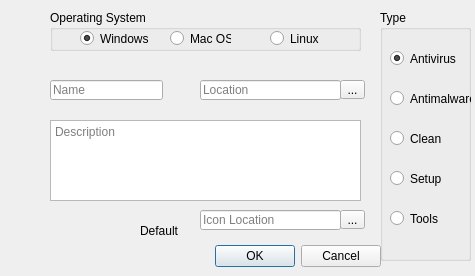
<?xml version="1.0" encoding="UTF-8"?>
<ui version="4.0">
 <class>diaAddProg</class>
 <widget class="QDialog" name="diaAddProg">
  <property name="geometry">
   <rect>
    <x>0</x>
    <y>0</y>
    <width>475</width>
    <height>276</height>
   </rect>
  </property>
  <property name="windowTitle">
   <string>Add Program</string>
  </property>
  <property name="windowIcon">
   <iconset>
    <normaloff>Icons/Arcadia.ico</normaloff>Icons/Arcadia.ico</iconset>
  </property>
  <widget class="QDialogButtonBox" name="buttonBox">
   <property name="geometry">
    <rect>
     <x>40</x>
     <y>240</y>
     <width>341</width>
     <height>32</height>
    </rect>
   </property>
   <property name="orientation">
    <enum>Qt::Horizontal</enum>
   </property>
   <property name="standardButtons">
    <set>QDialogButtonBox::Cancel|QDialogButtonBox::Ok</set>
   </property>
  </widget>
  <widget class="QLineEdit" name="tbxName">
   <property name="geometry">
    <rect>
     <x>50</x>
     <y>80</y>
     <width>113</width>
     <height>20</height>
    </rect>
   </property>
   <property name="placeholderText">
    <string>Name</string>
   </property>
  </widget>
  <widget class="QLineEdit" name="tbxLocation">
   <property name="geometry">
    <rect>
     <x>200</x>
     <y>80</y>
     <width>141</width>
     <height>20</height>
    </rect>
   </property>
   <property name="placeholderText">
    <string>Location</string>
   </property>
   <property name="clearButtonEnabled">
    <bool>false</bool>
   </property>
  </widget>
  <widget class="QToolButton" name="tbtnLocation">
   <property name="geometry">
    <rect>
     <x>340</x>
     <y>80</y>
     <width>25</width>
     <height>19</height>
    </rect>
   </property>
   <property name="text">
    <string>...</string>
   </property>
  </widget>
  <widget class="QPlainTextEdit" name="tbxDescription">
   <property name="geometry">
    <rect>
     <x>50</x>
     <y>120</y>
     <width>311</width>
     <height>81</height>
    </rect>
   </property>
   <property name="placeholderText">
    <string>Description</string>
   </property>
  </widget>
  <widget class="QToolButton" name="tbtnItemLocation">
   <property name="geometry">
    <rect>
     <x>340</x>
     <y>210</y>
     <width>25</width>
     <height>19</height>
    </rect>
   </property>
   <property name="text">
    <string>...</string>
   </property>
  </widget>
  <widget class="QLineEdit" name="tbxItemLocation">
   <property name="geometry">
    <rect>
     <x>200</x>
     <y>210</y>
     <width>141</width>
     <height>20</height>
    </rect>
   </property>
   <property name="placeholderText">
    <string>Icon Location</string>
   </property>
   <property name="clearButtonEnabled">
    <bool>false</bool>
   </property>
  </widget>
  <widget class="QLabel" name="iconView">
   <property name="geometry">
    <rect>
     <x>140</x>
     <y>210</y>
     <width>41</width>
     <height>41</height>
    </rect>
   </property>
   <property name="text">
    <string>Default</string>
   </property>
  </widget>
  <widget class="QGroupBox" name="gbxType">
   <property name="geometry">
    <rect>
     <x>380</x>
     <y>10</y>
     <width>91</width>
     <height>251</height>
    </rect>
   </property>
   <property name="title">
    <string>Type</string>
   </property>
   <widget class="QRadioButton" name="rbnAntivirus">
    <property name="geometry">
     <rect>
      <x>10</x>
      <y>40</y>
      <width>82</width>
      <height>17</height>
     </rect>
    </property>
    <property name="text">
     <string>Antivirus</string>
    </property>
    <property name="checked">
     <bool>true</bool>
    </property>
   </widget>
   <widget class="QRadioButton" name="rbnAntimalware">
    <property name="geometry">
     <rect>
      <x>10</x>
      <y>80</y>
      <width>82</width>
      <height>17</height>
     </rect>
    </property>
    <property name="text">
     <string>Antimalware</string>
    </property>
   </widget>
   <widget class="QRadioButton" name="rbnClean">
    <property name="geometry">
     <rect>
      <x>10</x>
      <y>120</y>
      <width>82</width>
      <height>17</height>
     </rect>
    </property>
    <property name="text">
     <string>Clean</string>
    </property>
   </widget>
   <widget class="QRadioButton" name="rbnSetup">
    <property name="geometry">
     <rect>
      <x>10</x>
      <y>160</y>
      <width>82</width>
      <height>17</height>
     </rect>
    </property>
    <property name="text">
     <string>Setup</string>
    </property>
   </widget>
   <widget class="QRadioButton" name="rbnTools">
    <property name="geometry">
     <rect>
      <x>10</x>
      <y>200</y>
      <width>82</width>
      <height>17</height>
     </rect>
    </property>
    <property name="text">
     <string>Tools</string>
    </property>
   </widget>
  </widget>
  <widget class="QGroupBox" name="gbxOS">
   <property name="geometry">
    <rect>
     <x>50</x>
     <y>10</y>
     <width>311</width>
     <height>41</height>
    </rect>
   </property>
   <property name="title">
    <string>Operating System</string>
   </property>
   <widget class="QRadioButton" name="rbnWindows">
    <property name="geometry">
     <rect>
      <x>30</x>
      <y>20</y>
      <width>71</width>
      <height>17</height>
     </rect>
    </property>
    <property name="text">
     <string>Windows</string>
    </property>
    <property name="checked">
     <bool>true</bool>
    </property>
   </widget>
   <widget class="QRadioButton" name="rbnMac">
    <property name="geometry">
     <rect>
      <x>120</x>
      <y>20</y>
      <width>61</width>
      <height>17</height>
     </rect>
    </property>
    <property name="text">
     <string>Mac OS</string>
    </property>
   </widget>
   <widget class="QRadioButton" name="rbnLinux">
    <property name="geometry">
     <rect>
      <x>220</x>
      <y>20</y>
      <width>51</width>
      <height>17</height>
     </rect>
    </property>
    <property name="text">
     <string>Linux</string>
    </property>
   </widget>
  </widget>
 </widget>
 <resources/>
 <connections>
  <connection>
   <sender>buttonBox</sender>
   <signal>accepted()</signal>
   <receiver>diaAddProg</receiver>
   <slot>accept()</slot>
   <hints>
    <hint type="sourcelabel">
     <x>248</x>
     <y>254</y>
    </hint>
    <hint type="destinationlabel">
     <x>157</x>
     <y>274</y>
    </hint>
   </hints>
  </connection>
  <connection>
   <sender>buttonBox</sender>
   <signal>rejected()</signal>
   <receiver>diaAddProg</receiver>
   <slot>reject()</slot>
   <hints>
    <hint type="sourcelabel">
     <x>316</x>
     <y>260</y>
    </hint>
    <hint type="destinationlabel">
     <x>286</x>
     <y>274</y>
    </hint>
   </hints>
  </connection>
 </connections>
</ui>
